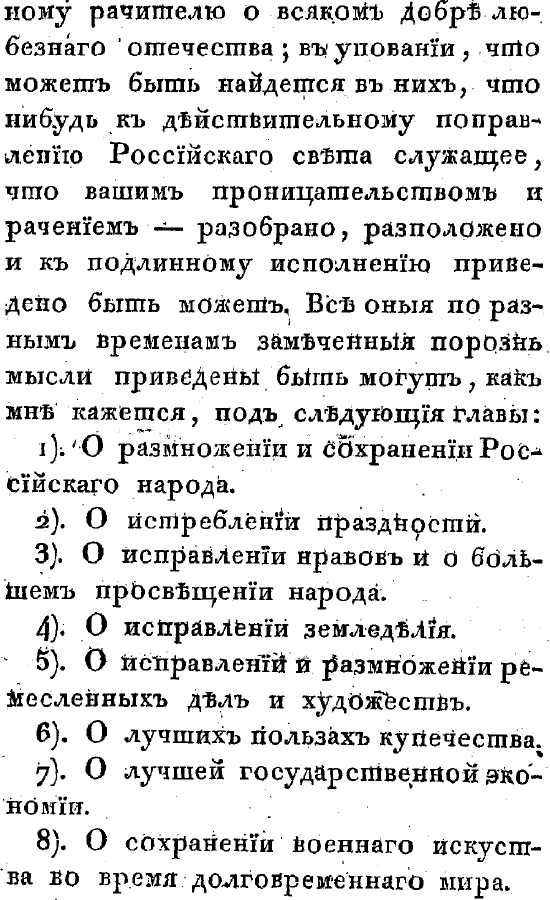
%> input picture Matlab/Labs/Req_Lab_6/page.png, 550 x 900 px
$ octave Req_Lab_6.m   (GNU Octave 9; MATLAB toolbox functions it lacks are replaced by stand-ins)
%> lines starting %> are read from the running program, lines starting %| are printed output that depends on the picture; in (x1, y1, x2, y2) boxes, pixels count from 0 and x2, y2 are one past the last pixel; in counts of white or black regions, pixels touching at a corner belong together; the program's own positions count from 1
clc;
echo off
clear all;
close all;

defaultPath = ' C:\Users\volch\Documents\МАГА\МиКМ\';
[fileName, pathName] = uigetfile({'*.jpg;*.jpeg;*.png;*.bmp;*.tif;*.tiff', 'Image Files (*.jpg,*.jpeg,*.png,*.bmp,*.tif,*.tiff)'}, 'Select an image file', defaultPath);
%> the answer given: page.png
image = double(imread(fullfile(pathName, fileName))); % page
%> image: size 900x550x3 double; min 0, max 255, mean 220.5; mean of the top-left, top-right, bottom-left and bottom-right quarters 217.4, 216.8, 221.7, 226

[hg,wd,cn]=size(image);
%> hg = 900; wd = 550; cn = 3
figure; imshow(image);
%> after `imshow(image)`:
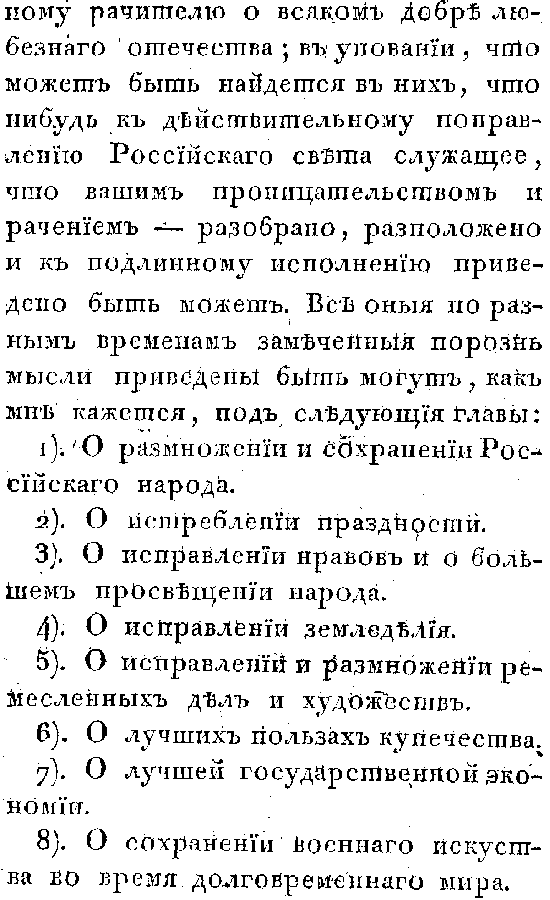
%> displayed picture: size 900x550x3, on the screen's scale of 0 to 255; 89.7% white; black in thin lines or dots
bwimage=im2bw(image);
%> bwimage: size 900x550 logical; 89.7% white; black in thin lines or dots

defaultPath = ' C:\Users\volch\Documents\МАГА\МиКМ\';
[fileName, pathName] = uigetfile({'*.jpg;*.jpeg;*.png;*.bmp;*.tif;*.tiff', 'Image Files (*.jpg,*.jpeg,*.png,*.bmp,*.tif,*.tiff)'}, 'Select an image file', defaultPath);
%> the answer given: spoiledРage.png
image = double(imread(fullfile(pathName, fileName))); % spoiledPage
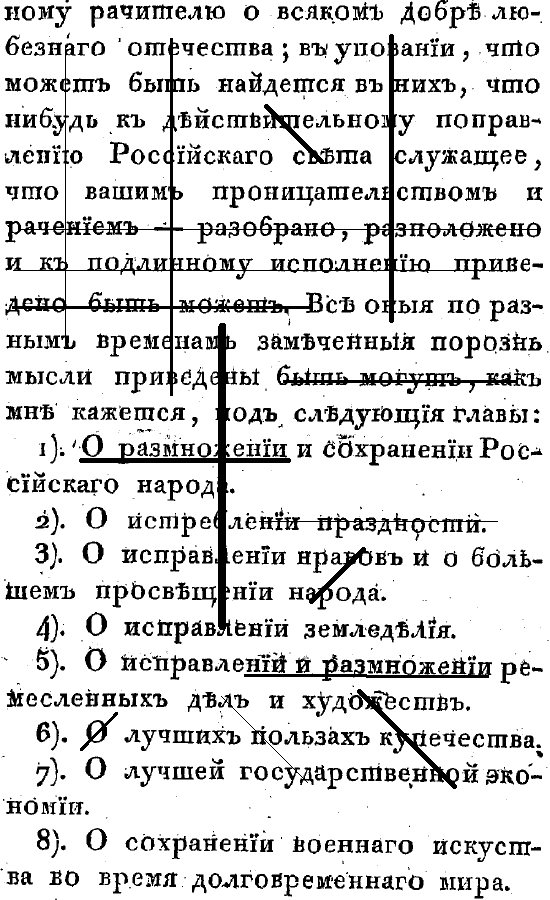
%> input picture Matlab/Labs/Req_Lab_6/spoiledРage.png, 550 x 900 px
%> image: size 900x550x3 double; min 0, max 255, mean 215.7; mean of the top-left, top-right, bottom-left and bottom-right quarters 211.3, 212.2, 216.9, 222.5

[hg,wd,cn]=size(image);
figure; imshow(image);
invimage=im2bw(image);
%> invimage: size 900x550 logical; 87.7% white; 1076 black regions (435 under 20 px), largest, box (x1, y1, x2, y2) and area: (6, 34, 541, 396) 10546, (79, 323, 291, 636) 3884, (277, 365, 526, 393) 1508
invimage=~invimage;

horiz=imopen(invimage,ones(1,30));
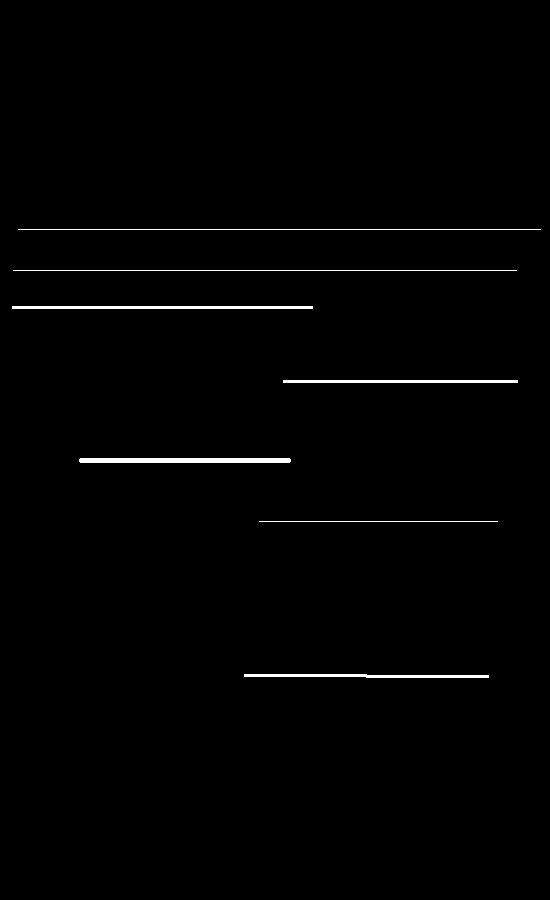
%> horiz: size 900x550 logical; 0.94% white; 7 white regions, largest, box (x1, y1, x2, y2) and area: (79, 458, 291, 463) 1056, (12, 306, 313, 309) 903, (244, 674, 489, 678) 736
rmv=invimage&~horiz;
%> rmv: size 900x550 logical; 11.4% white in thin lines or dots
vert=imopen(invimage,ones(30,1));
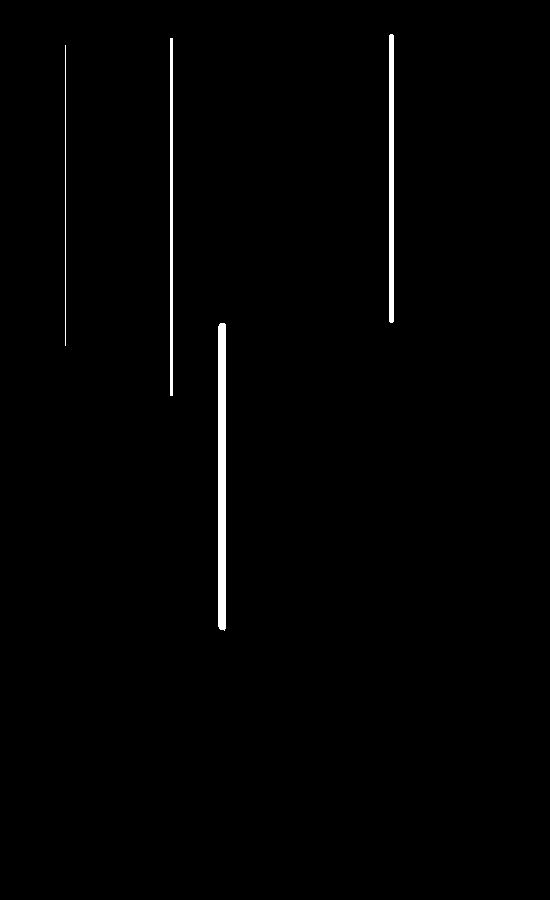
%> vert: size 900x550 logical; 1.1% white; 4 white regions, box (x1, y1, x2, y2) and area: (218, 323, 226, 631) 2447, (389, 34, 394, 323) 1441, (170, 38, 173, 396) 1074, (65, 45, 66, 346) 301
rmv=rmv&~vert;
%> rmv: size 900x550 logical; 10.3% white in thin lines or dots
dia=diag(ones(1,30));
diago1=imopen(invimage, dia);
%> diago1: size 900x550 logical; 0.24% white; 3 white regions, box (x1, y1, x2, y2) and area: (357, 689, 457, 789) 686, (264, 104, 326, 164) 410, (221, 696, 308, 783) 87
rmv=rmv&~diago1;
%> rmv: size 900x550 logical; 10.1% white in thin lines or dots
dia2=flip(dia);
diago2=imopen(invimage, dia2);
%> diago2: size 900x550 logical; 0.11% white; 2 white regions, box (x1, y1, x2, y2) and area: (309, 547, 366, 604) 385, (80, 712, 118, 751) 150
rmv=rmv&~diago2; figure; imshow(rmv);
%> after `rmv=rmv&~diago2`:
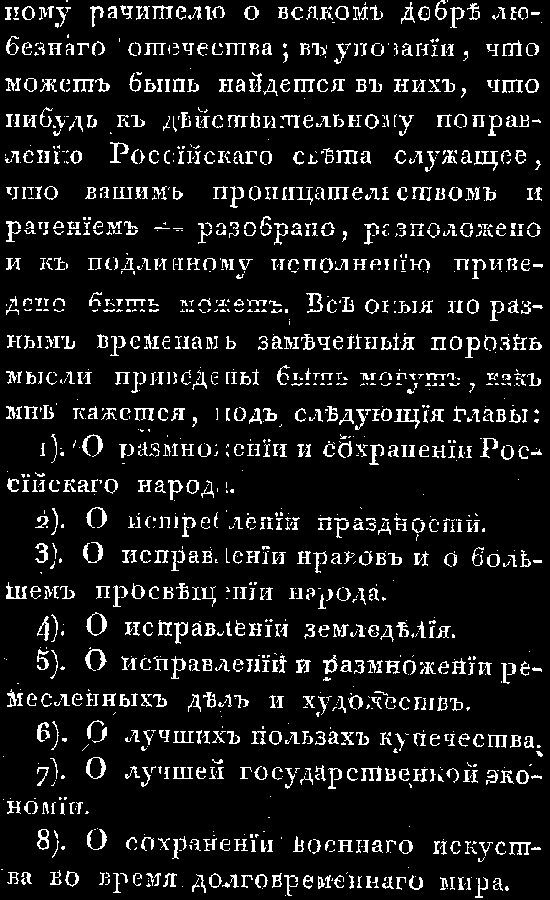
%> rmv: size 900x550 logical; 10% white in thin lines or dots

bwimage=~bwimage;
%> bwimage: size 900x550 logical; 10.3% white in thin lines or dots
figure; imshow(bwimage&~rmv); nnz(bwimage&~rmv) % утерянные точки
%> after `imshow(bwimage&~rmv)`:
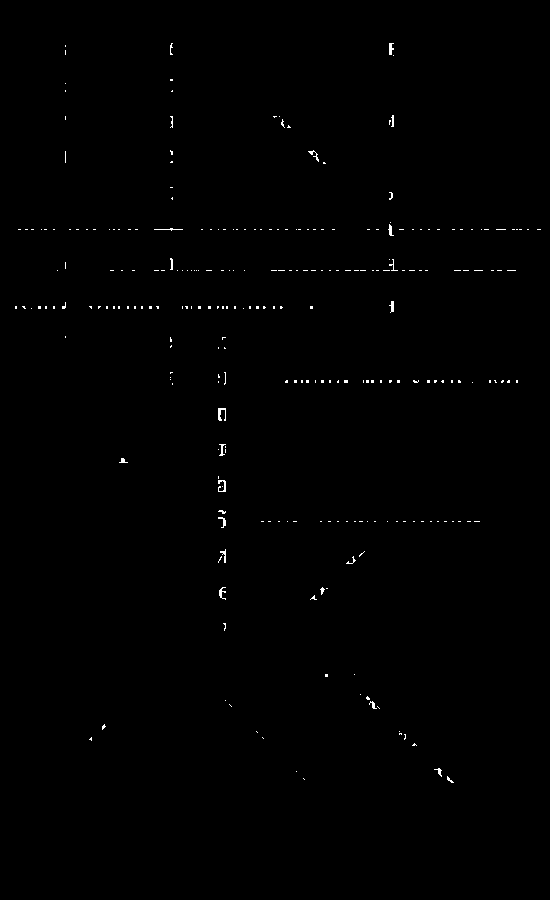
%> displayed picture: size 900x550 logical; 0.36% white in thin lines or dots, all inside (x1, y1, x2, y2) = (15, 43, 541, 783)
%> after `nnz(bwimage&~rmv)`: ans = 1795
figure; imshow(rmv&~bwimage); nnz(rmv&~bwimage) % ложно восстановленные точки
%> after `imshow(rmv&~bwimage)`:
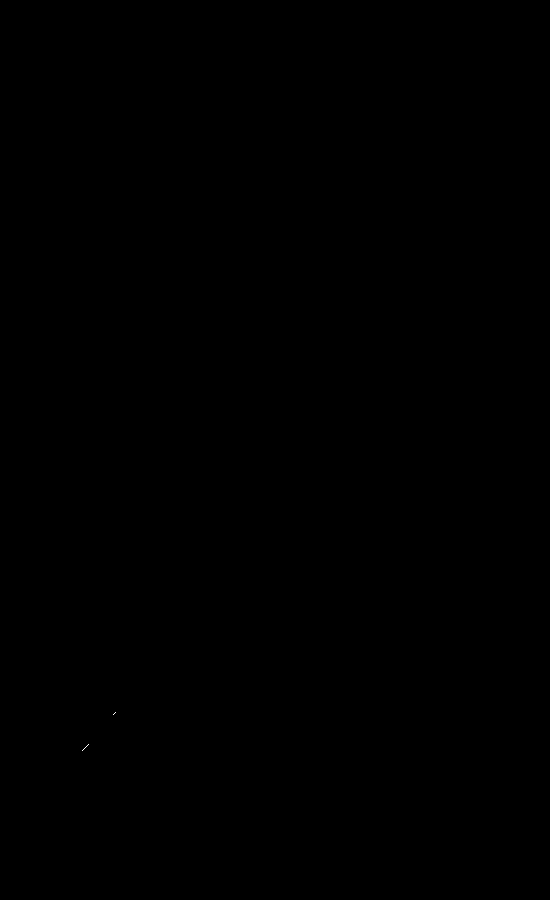
%> displayed picture: size 900x550 logical; 0% white in thin lines or dots, all inside (x1, y1, x2, y2) = (82, 712, 116, 751)
%> after `nnz(rmv&~bwimage)`: ans = 10
figure; imshow(rmv~=bwimage); nnz(rmv~=bwimage) % все ошибки
%> after `nnz(rmv~=bwimage)`: ans = 1805
